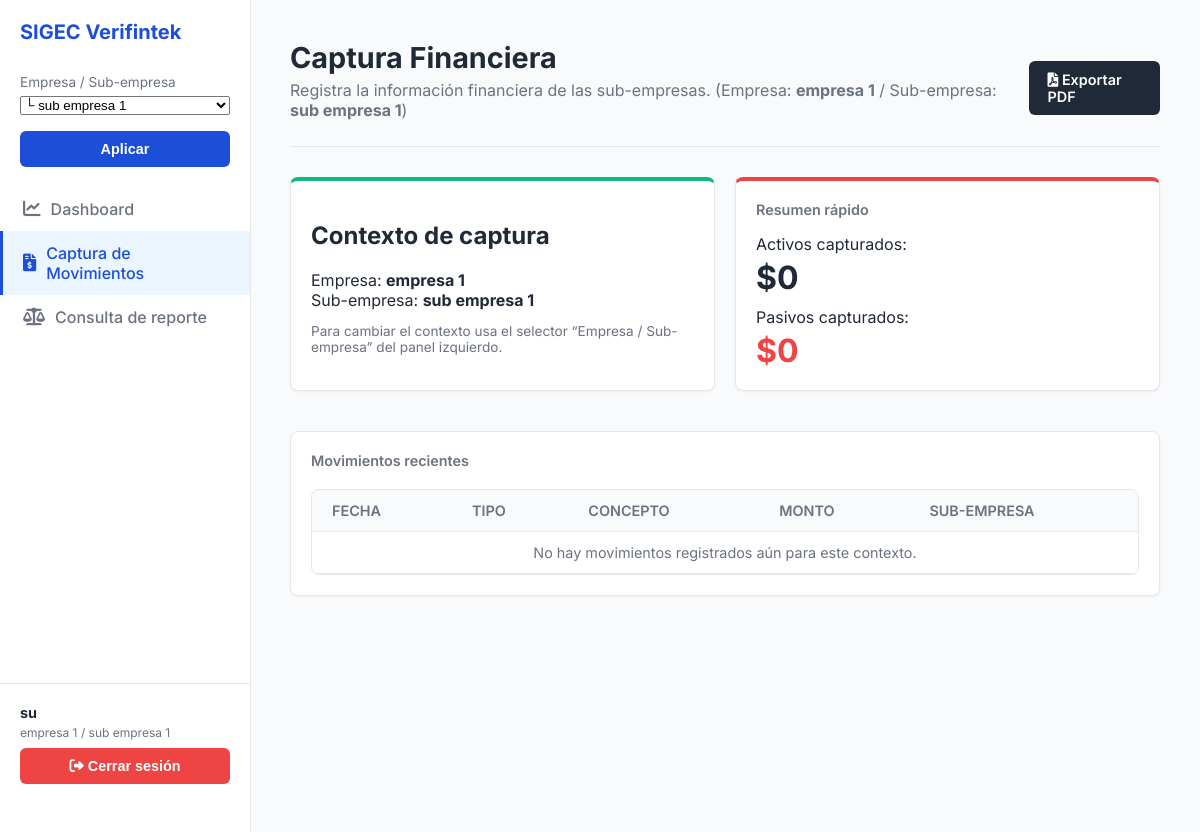
Page /captura/ (signed in) on the earlier database version.
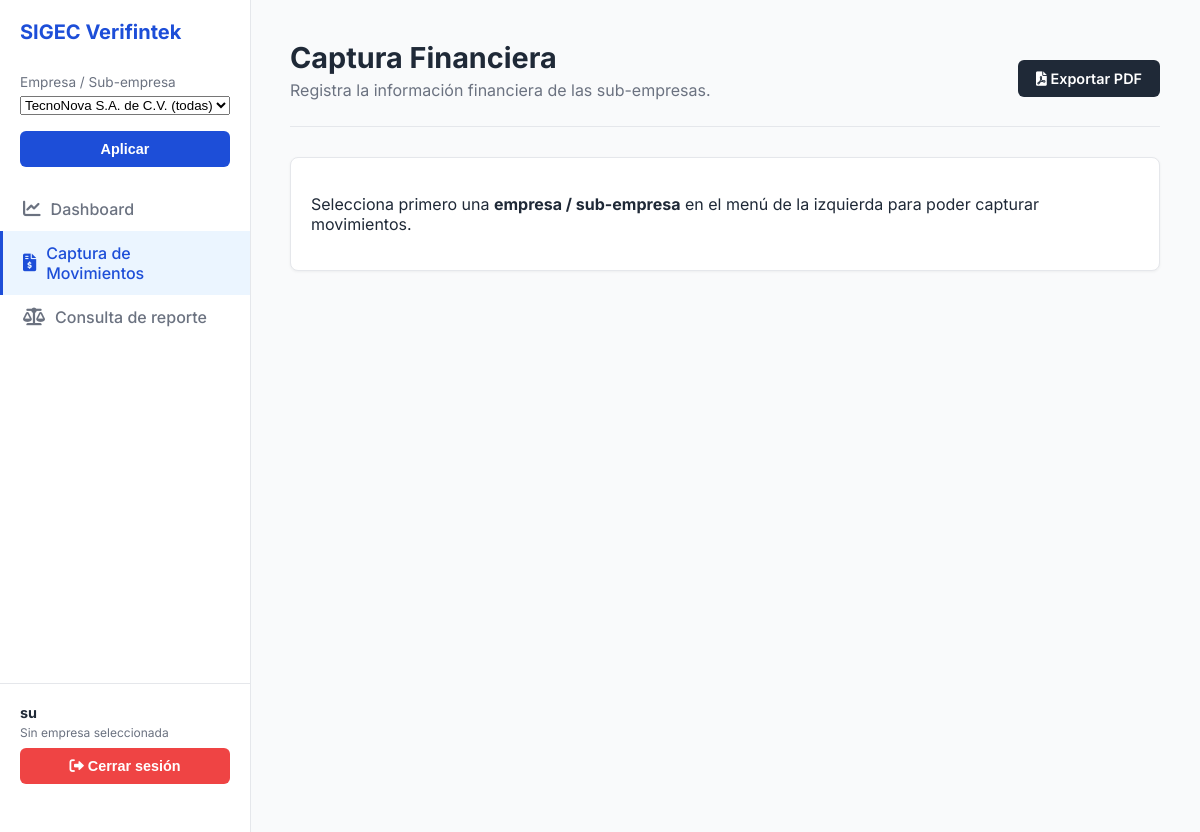
Same page on the later database version.
### core/models.py (models this page shows, shortened)
class Empresa(models.Model):
    nombre = models.CharField(max_length=255, unique=True)
    descripcion = models.TextField(blank=True)
    capital_inicial = models.DecimalField(
        max_digits=14,
        decimal_places=2,
        null=True,
        blank=True,
        help_text="Capital inicial registrado de la empresa.",
    )
    creado_en = models.DateTimeField(auto_now_add=True)
    actualizado_en = models.DateTimeField(auto_now=True)
    class Meta:
        verbose_name = "Empresa"
        verbose_name_plural = "Empresas"

class Subempresa(models.Model):
    empresa = models.ForeignKey(
        Empresa,
        on_delete=models.CASCADE,
        related_name="subempresas",
    )
    nombre = models.CharField(max_length=255)
    descripcion = models.TextField(blank=True)
    esta_activa = models.BooleanField(default=True)
    creado_en = models.DateTimeField(auto_now_add=True)
    actualizado_en = models.DateTimeField(auto_now=True)
    class Meta:
        verbose_name = "Sub-empresa"
        verbose_name_plural = "Sub-empresas"
        unique_together = ("empresa", "nombre")

### core/views.py (the view)
# urls.py: path("captura/", views.captura_view, name="captura"),
@login_required(login_url="core:login")
def captura_view(request):
    ctx = _contexto_usuario(request)
    empresa = ctx["empresa_actual"]
    subempresa = ctx["subempresa_actual"]
    if not empresa or not subempresa:
        ctx.update({
            "puede_capturar": False,
            "movimientos": [],
            "total_activos": 0,
            "total_pasivos": 0,
        })
        return render(request, "core/captura.html", ctx)
    qs = Movimiento.objects.filter(
        empresa=empresa,
        subempresa=subempresa,
    ).order_by("-fecha_registro", "-id")
    total_activos = (
        qs.filter(tipo=Movimiento.TipoMovimiento.ACTIVO)
          .aggregate(total=Sum("monto_total"))["total"] or 0
    )
    total_pasivos = (
        qs.filter(tipo=Movimiento.TipoMovimiento.PASIVO)
          .aggregate(total=Sum("monto_total"))["total"] or 0
    )
    ctx.update({
        "puede_capturar": True,
        "movimientos": qs,
        "total_activos": total_activos,
        "total_pasivos": total_pasivos,
    })
    return render(request, "core/captura.html", ctx)

### core/templates/core/captura.html (shortened to what this page needs)
{% extends "core/base.html" %}
{% block header %}
<div style="display: flex; justify-content: space-between; align-items: center;">
    <div>
        <h2>Captura Financiera</h2>
        <p>
            Registra la información financiera de las sub-empresas.
            {% if empresa_actual %}
                (Empresa: <strong>{{ empresa_actual.nombre }}</strong>
                {% if subempresa_actual %} / Sub-empresa: <strong>{{ subempresa_actual.nombre }}</strong>{% endif %})
            {% endif %}
        </p>
    </div>
    <a href="#" class="btn" style="background-color: var(--color-text-dark); color: white;">
        <i class="fas fa-file-pdf"></i> Exportar PDF
    </a>
</div>
{% endblock %}
{% block content %}
{% if not empresa_actual %}
    <div class="card">
        <p>
            Selecciona primero una <strong>empresa / sub-empresa</strong>
            en el menú de la izquierda para poder capturar movimientos.
        </p>
    </div>
{% else %}
    <div class="select-grid">
        <div class="card" style="border-top: 4px solid var(--color-accent-green);">
            <h2>Contexto de captura</h2>
            <p style="margin-bottom: 8px;">
                Empresa: <strong>{{ empresa_actual.nombre }}</strong><br>
                Sub-empresa:
                {% if subempresa_actual %}
                    <strong>{{ subempresa_actual.nombre }}</strong>
                {% else %}
                    <span style="color: var(--color-text-light);">todas las sub-empresas</span>
                {% endif %}
            </p>
            <p style="font-size: 0.85rem; color: var(--color-text-light);">
                Para cambiar el contexto usa el selector “Empresa / Sub-empresa”
                del panel izquierdo.
            </p>
        </div>
        <div class="card" style="border-top: 4px solid var(--color-danger-red);">
            <h3>Resumen rápido</h3>
            <p style="margin-bottom: 4px;">Activos capturados:</p>
            <div class="value">
                ${{ total_activos|default:0|floatformat:0 }}
            </div>
            <p style="margin-top: 10px; margin-bottom: 4px;">Pasivos capturados:</p>
            <div class="value" style="color: var(--color-danger-red);">
                ${{ total_pasivos|default:0|floatformat:0 }}
            </div>
        </div>
    </div>
    <div class="card" style="margin-top: 30px;">
        <h3>Movimientos recientes</h3>
        <div class="table-container">
            <table>
                <thead>
                <tr>
                    <th>Fecha</th>
                    <th>Tipo</th>
                    <th>Concepto</th>
                    <th>Monto</th>
                    <th>Sub-empresa</th>
                </tr>
                </thead>
                <tbody>
                {% if movimientos %}
                    {% for mov in movimientos %}
                        <tr>
                            <td>{{ mov.fecha_registro }}</td>
                            <td>{{ mov.get_tipo_display }}</td>
                            <td>{{ mov.concepto.nombre }}</td>
                            <td>${{ mov.monto_total }}</td>
                            <td>
                                {% if mov.subempresa %}
                                    {{ mov.subempresa.nombre }}
                                {% else %}
                                    –
                                {% endif %}
                            </td>
                        </tr>
                    {% endfor %}
                {% else %}
                    <tr>
                        <td colspan="5" style="text-align:center; color:var(--color-text-light);">
                            No hay movimientos registrados aún para este contexto.
                        </td>
                    </tr>
                {% endif %}
                </tbody>
            </table>
        </div>
    </div>
{% endif %}
{% endblock %}

### core/templates/core/base.html (shortened to what this page needs)
{% load static %}
<!DOCTYPE html>
<html lang="es">
<head>
    <link rel="stylesheet" href="{% static 'core/style.css' %}">
    <link rel="stylesheet"
          href="https://cdnjs.cloudflare.com/ajax/libs/font-awesome/6.0.0-beta3/css/all.min.css">
</head>
<body>
<div class="app-container">
    {% block sidebar %}
    <aside class="sidebar">
        <div class="logo-section">SIGEC Verifintek</div>
        {% if user.is_authenticated %}
        <form method="post" action="{% url 'core:cambiar_contexto' %}" style="padding: 0 20px 20px;">
            <label for="contexto_select"
                style="display:block; font-size:0.85rem; color:var(--color-text-light); margin-bottom:4px;">
                Empresa / Sub-empresa
            </label>
            <select name="contexto" id="contexto_select" style="width:100%; margin-bottom:8px;">
                {% for emp in empresas_disponibles %}
                    <option value="empresa:{{ emp.id }}"
                        {% if empresa_actual and not subempresa_actual and emp.id == empresa_actual.id %}selected{% endif %}>
                        {{ emp.nombre }} (todas)
                    </option>
                    {% for sub in emp.subempresas.all %}
                        <option value="subempresa:{{ sub.id }}"
                            {% if subempresa_actual and sub.id == subempresa_actual.id %}selected{% endif %}>
                            └ {{ sub.nombre }}
                        </option>
                    {% endfor %}
                {% endfor %}
            </select>
            <button type="submit" class="btn btn-primary" style="margin-top:8px; width:100%;">Aplicar</button>
        </form>
        {% endif %}
        <a href="{% url 'core:dashboard' %}"
        class="nav-link {% if request.resolver_match.url_name == 'dashboard' %}active{% endif %}">
            <i class="fas fa-chart-line"></i> <span>Dashboard</span>
        </a>
        <a href="{% url 'core:captura' %}"
        class="nav-link {% if request.resolver_match.url_name == 'captura' %}active{% endif %}">
            <i class="fas fa-file-invoice-dollar"></i> <span>Captura de Movimientos</span>
        </a>
        <a href="{% url 'core:balance' %}"
        class="nav-link {% if request.resolver_match.url_name == 'balance' %}active{% endif %}">
            <i class="fas fa-balance-scale"></i> <span>Consulta de reporte</span>
        </a>
        <div class="user-profile">
            {% if request.user.is_authenticated %}
                <div style="display:flex; flex-direction:column; gap:4px;">
                    <strong>{{ request.user.get_username }}</strong>
                    {% if empresa_actual %}
                        <small>
                            {{ empresa_actual.nombre }}
                            {% if subempresa_actual %} / {{ subempresa_actual.nombre }}{% endif %}
                        </small>
                    {% else %}
                        <small>Sin empresa seleccionada</small>
                    {% endif %}
                </div>
                <form method="post" action="{% url 'core:logout' %}" style="margin-top:8px;">
                    <button type="submit"
                            class="btn"
                            style="width:100%; background-color: var(--color-danger-red); color: var(--color-white); border:none;">
                        <i class="fas fa-sign-out-alt"></i> Cerrar sesión
                    </button>
                </form>
            {% else %}
                <strong>Invitado</strong>
                <small>No autenticado</small>
            {% endif %}
        </div>
    </aside>
    {% endblock %}
    <main class="main-content">
        <div class="header-content">
            {% block header %}{% endblock %}
        </div>
        {% block content %}{% endblock %}
    </main>
</div>
</body>
</html>

Differences in the rows shown:
removed Empresa: nombre "empresa 1"
removed Subempresa: nombre "sub empresa 1"
Other differences:
form field contexto: "└ sub empresa 1" → "TecnoNova S.A. de C.V. (todas)"
{{ total_activos|default:0|floatformat:0 }}: "0" → (not shown)
{{ total_pasivos|default:0|floatformat:0 }}: "0" → (not shown)
text no longer shown: "/ (Empresa: / Sub-empresa: ) Contexto de captura Empresa: Sub-empresa: Para cambiar el contexto usa el selector “Empresa / Sub-empresa” del panel izquierdo. Resumen rápido Activos capturados: $ Pasivos capturados: $ Movimientos recientes FECHA TIPO CONCEPTO MONTO SUB-EMPRESA No hay movimientos registrados aún para este contexto."
text now shown: "Sin empresa seleccionada Selecciona primero una empresa / sub-empresa en el menú de la izquierda para poder capturar movimientos."
